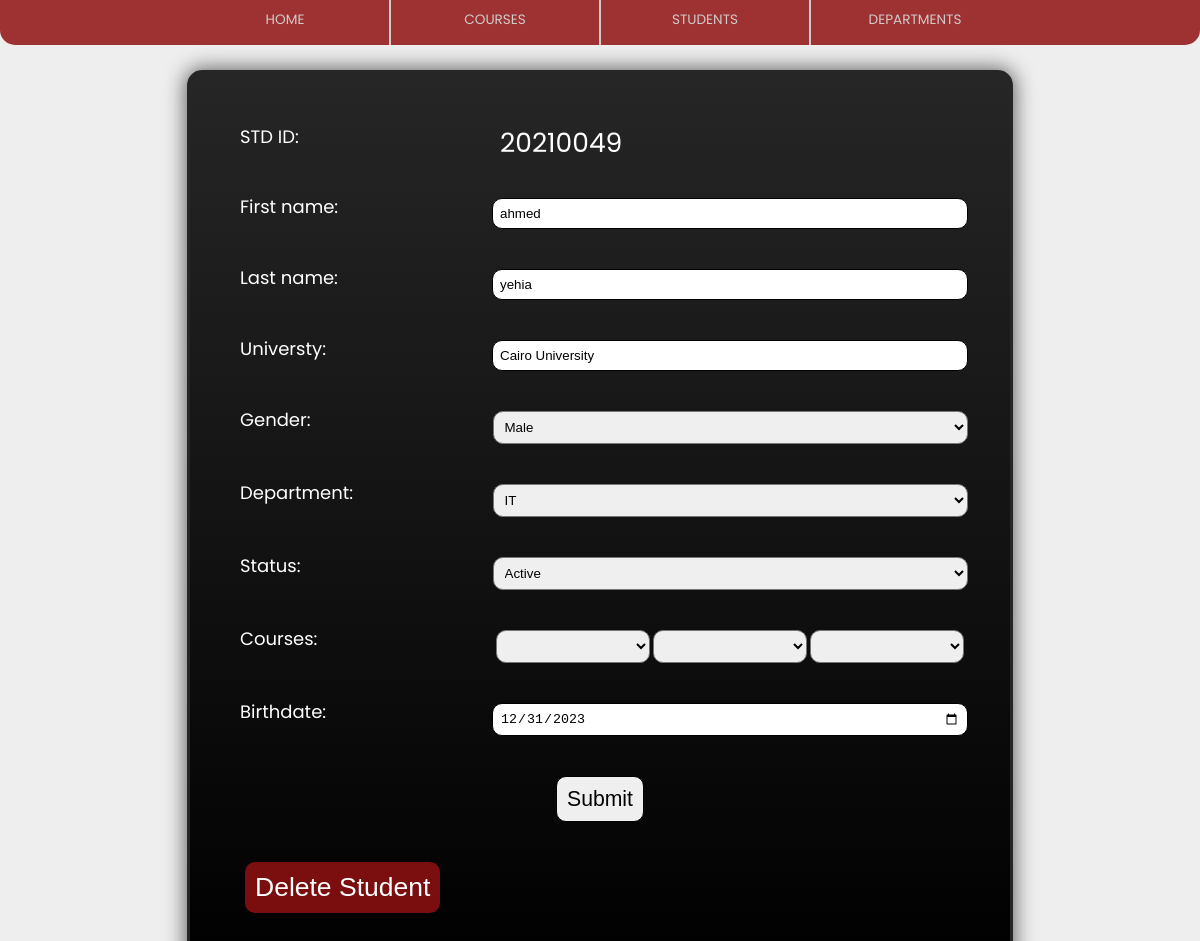
/edit_student_page/4, run on an earlier commit of the app's database.
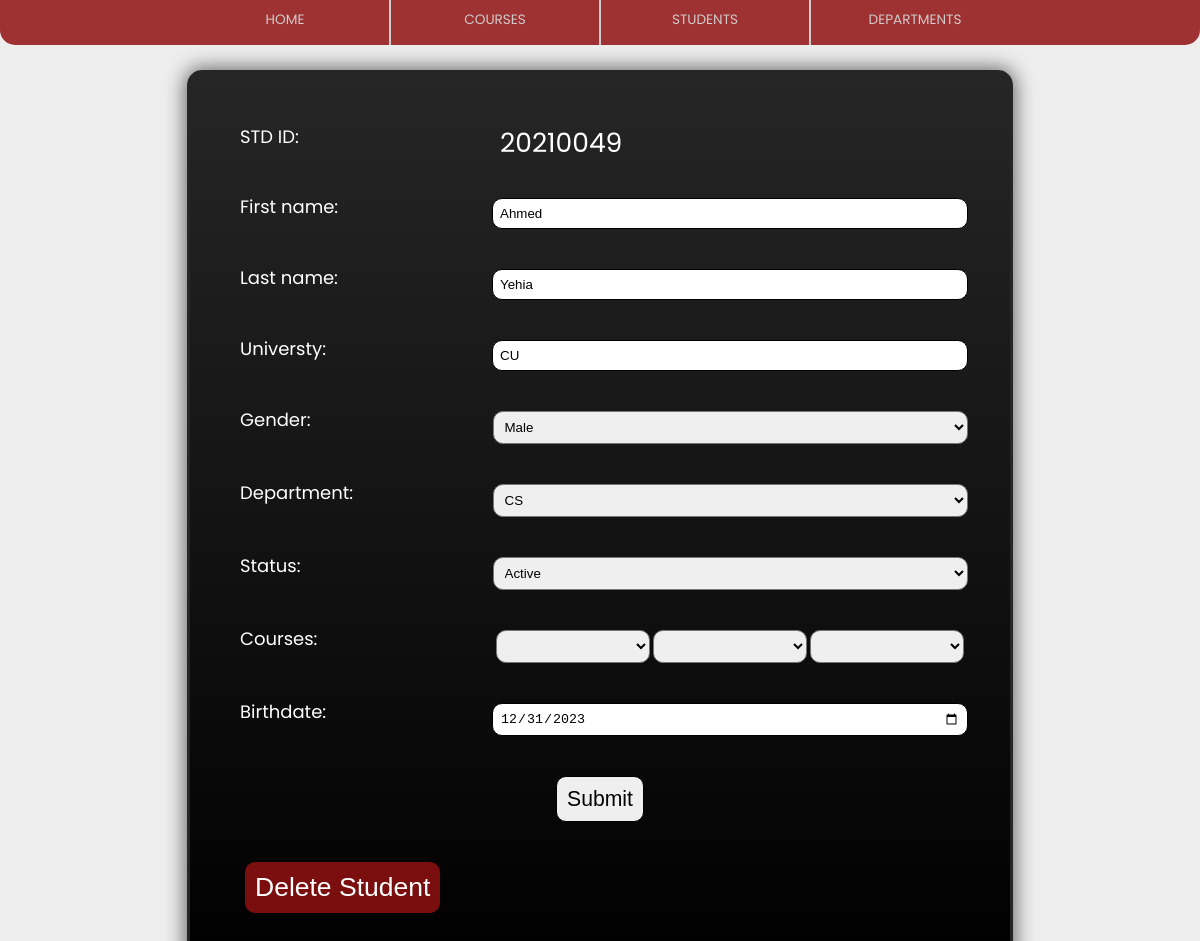
And on a later commit of the database.
### mainApp/models.py (models this page shows, shortened)
class Student(models.Model):
    student_fname = models.CharField(max_length=20)
    student_lname = models.CharField(max_length=20)
    student_id = models.CharField(max_length=20)
    student_department = models.CharField(max_length=15)
    student_university = models.CharField(max_length=20)
    student_gender = models.CharField(max_length=10)
    student_status = models.CharField(max_length=10)
    student_birthdate = models.DateField()
    student_course1 = models.CharField(max_length=100)
    student_course2 = models.CharField(max_length=100)
    student_course3 = models.CharField(max_length=100)

### mainApp/views.py (the view)
# urls.py: path('edit_student_page/<int:student_id>', views.edit_student_page, name='edit_student_page'),
def edit_student_page(request, student_id):
    if request.method == 'POST':
      fname = request.POST['fname']
      lname = request.POST['lname']
      university = request.POST['universty']
      gender = request.POST.get('gender')
      department = request.POST.get('department')
      status = request.POST.get('status')
      course1 = request.POST.get('course1')
      course2 = request.POST.get('course2')
      course3 = request.POST.get('course3')
      birth_date = request.POST.get('birthday')
      student = Student.objects.all().filter(id=student_id)[0]
      student.student_fname = fname
      student.student_lname = lname
      student.student_university = university
      student.student_gender = gender
      student.student_department = department
      student.student_status = status
      student.student_course1 = course1
      student.student_course2 = course2
      student.student_course3 = course3
      student.student_birthdate = birth_date
      student.save()
      return HttpResponse(student_page(request))
    else:
      template = loader.get_template('edit_student.html')
      student = Student.objects.all().filter(id=student_id)
      date_str = student[0].student_birthdate.strftime('%Y-%m-%d')
      context = {
          'idd': student_id,
          'fname': student[0].student_fname,
          'lname': student[0].student_lname,
          'university': student[0].student_university,
          'id': student[0].student_id,
          'gender': student[0].student_gender,
          'department': student[0].student_department,
          'birthdate': date_str,
          'status': student[0].student_status,
          'course1': student[0].student_course1,
          'course2': student[0].student_course2,
          'course3': student[0].student_course3,
      }
      return HttpResponse(template.render(context, request))

### mainApp/templates/edit_student.html (shortened to what this page needs)
{% extends "master.html" %}
{% load static %}
{% block content %}
<div class="centered">
    <form class="title" action="" method="post" onsubmit="return validateEditForm()" novalidate>
        <label1 for="stdID">STD ID:</label1>
        <div> {{ id }} </div>
        <label1 for="fname">First name:</label1>
        <input type="text" id="fname" name="fname" placeholder="Please enter your first name">
        <label1 for="lname">Last name:</label1>
        <input type="text" id="lname" name="lname" placeholder="Enter your last name" >
        <label1 for="universty">Universty:</label1>
        <input type="text" id="universty" name="universty" placeholder="Universty">
        <label1 for="gender">Gender:</label1>
        <select id="gender" name = "gender" >
            <option value="Male" {% if gender == "Male" %}selected{% endif %}>Male</option>
        </select>
        <label1 for="department">Department:</label1>
        <select id="department" name = "department" onchange="showoptions()">
            <option value="IT" {% if department == "IT" %}selected{% endif %}>IT</option>
            <option value="CS" {% if department == "CS" %}selected{% endif %}>CS</option>
        </select>
        <label1 for="status">Status:</label1>
        <select id="status" name = "status">
            <option value="Active" {% if status == "Active" %}selected{% endif %}>Active</option>
        </select>
        <label1 for="courses">Courses:</label1>
        <div><select id="course1" name = "course1">
        </select>
        <select id="course2" name = "course2">
        </select>
        <select id="course3" name = "course3">
        </select>
    </div>
    <label1 for="birthday">Birthdate:</label1>
    <input type="date" id="birthday" name="birthday" value={{ birthdate }}>
    <input type="submit" value="Submit">
    <button type="button" onclick = "deleteStudent()">Delete Student</button>
</form>
</div>
{% endblock %}

What changed in the data, as far as the page shows it:
changed Student "Male": department "IT" → "CS"
Also different on the page:
form field fname: "ahmed" → "Ahmed"
form field lname: "yehia" → "Yehia"
form field universty: "Cairo University" → "CU"
